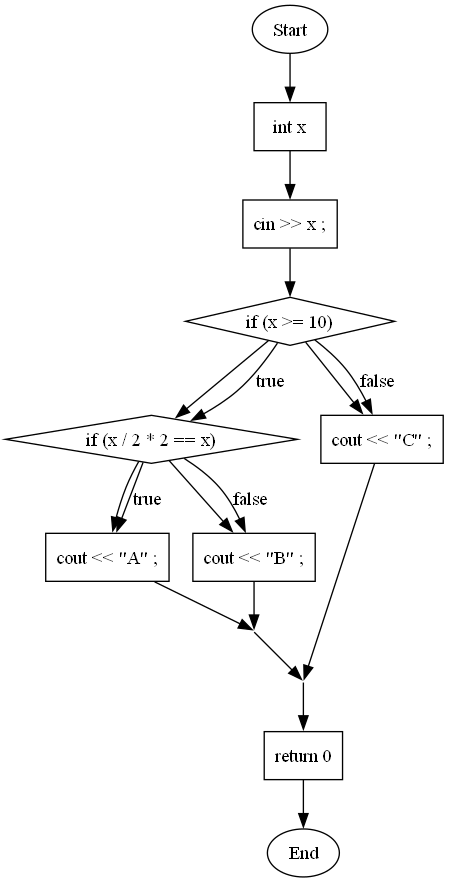

This figure's Python source:
# flowchart.py

import graphviz
from astnode import ASTNode

class FlowchartGenerator:
    def __init__(self):
        # Create a Graphviz Digraph; we’ll render as a PNG with top-to-bottom layout
        self.dot = graphviz.Digraph('flowchart', format='png')
        self.dot.attr(rankdir='TB')
        self.node_count = 0     # to generate unique node IDs like 'node1', 'node2', …
        self.last_node = None   # the ID of the most recently created node, so we know where to draw the next arrow from
        self.merge_stack = []   # stack of "invisible merge" node IDs for nested ifs

    def _new_node_id(self):
        self.node_count += 1
        return f'node{self.node_count}'

    def _formatter(self, node: ASTNode) -> str:
        """
        Return a human-readable label for each AST node type:
        - var_decl  → 'int x = 5'  or 'int x'
        - assign    → 'x = expr'
        - return    → 'return expr'
        - stmt      → raw statement text (e.g. 'cin >> x;')
        - if_stmt   → 'if (condition)'
        - while     → 'while (condition)'
        - for       → 'for (init; cond; update)'
        - do_while  → 'do … while'
        """
        if node.type == 'var_decl':
            # children = [ type_node, id_node, optional initializer ]
            var_type = node.children[0].value
            var_name = node.children[1].value
            if len(node.children) == 3:
                expr_str = self._expr_to_str(node.children[2])
                return f"{var_type} {var_name} = {expr_str}"
            return f"{var_type} {var_name}"

        elif node.type == 'assign':
            # children = [ id_node, expr_node ]
            var_name = node.children[0].value
            expr_str = self._expr_to_str(node.children[1])
            return f"{var_name} = {expr_str}"

        elif node.type == 'return_stmt':
            expr_str = self._expr_to_str(node.children[0])
            return f"return {expr_str}"

        elif node.type == 'stmt':
            # generic statement, e.g. 'cin >> x;'
            return node.value

        elif node.type == 'if_stmt':
            cond = self._expr_to_str(node.children[0])
            return f"if ({cond})"

        elif node.type == 'while':
            cond = self._expr_to_str(node.children[0])
            return f"while ({cond})"

        elif node.type == 'for':
            init = node.children[0]
            cond = node.children[1]
            upd = node.children[2]
            parts = []
            parts.append(self._formatter(init) if init else "")
            parts.append(self._expr_to_str(cond) if cond else "")
            parts.append(self._formatter(upd) if upd else "")
            return "for (" + "; ".join(parts) + ")"

        elif node.type == 'do_while':
            return "do … while"

        else:
            return str(node.type)

    def _expr_to_str(self, node: ASTNode) -> str:
        """
        Convert expression subtree into a single string.
        Recognizes: num, id, comparison, arith_expr, term.
        """
        if not node:
            return ""
        if node.type == 'num':
            return node.value
        elif node.type == 'id':
            return node.value
        elif node.type in ('comparison', 'arith_expr', 'term'):
            left = self._expr_to_str(node.children[0])
            right = self._expr_to_str(node.children[1])
            return f"{left} {node.value} {right}"
        else:
            return str(node.type)

    def generate(self, ast_root: ASTNode) -> graphviz.Digraph:
        """
        Given the root AST node (type='program'), build the entire Graphviz graph.
        1. Create a "Start" oval
        2. Walk the AST, creating boxes/diamonds and edges
        3. Create an "End" oval
        """
        # 1) Start oval
        start_id = self._new_node_id()
        self.dot.node(start_id, "Start", shape="oval")
        self.last_node = start_id

        # 2) Recursively process the AST
        self._process_node(ast_root)

        # 3) End oval
        end_id = self._new_node_id()
        self.dot.node(end_id, "End", shape="oval")
        if self.last_node:
            self.dot.edge(self.last_node, end_id)

        return self.dot

    def _make_invisible_merge(self) -> str:
        """
        Create an invisible point node so that multiple incoming edges visually merge
        rather than overlap. Return its node‐ID.
        """
        merge_id = self._new_node_id()
        self.dot.node(merge_id, "", shape="point", width="0.01", style="invis")
        return merge_id

    def _process_node(self, node: ASTNode):
        """
        Recursively walk the AST and create Graphviz nodes + edges:
          - var_decl, assign, return_stmt, stmt → a rectangle (box)
          - if_stmt → a diamond with two outgoing edges (true/false), plus an invisible merge
          - while, for, do_while → diamonds with loop‐back edges and a single false→merge
          - compound_stmt, function, program → just recurse into children
        """

        # 1) program / function / compound_stmt: just recurse over children
        if node.type in ('program', 'function', 'compound_stmt'):
            for child in (node.children or []):
                if child:
                    self._process_node(child)

        # 2) Basic “process” nodes:
        elif node.type in ('var_decl', 'assign', 'return_stmt', 'stmt'):
            box_id = self._new_node_id()
            label = self._formatter(node)
            self.dot.node(box_id, label, shape="box")
            if self.last_node:
                self.dot.edge(self.last_node, box_id)
            self.last_node = box_id

        # 3) IF statements
        elif node.type == 'if_stmt':
            decision_id = self._new_node_id()
            self.dot.node(decision_id, self._formatter(node), shape="diamond")
            if self.last_node:
                self.dot.edge(self.last_node, decision_id)

            # (a) THEN branch
            before_then = self.node_count
            self.last_node = decision_id
            self._process_node(node.children[1])  # then‐subtree
            then_end = self.last_node
            then_entry = f'node{before_then + 1}'

            # (b) ELSE branch?
            if len(node.children) == 3:
                before_else = self.node_count
                self.last_node = decision_id
                self._process_node(node.children[2])  # else‐subtree
                else_end = self.last_node
                else_entry = f'node{before_else + 1}'

                merge_id = self._make_invisible_merge()
                self.merge_stack.append(merge_id)

                self.dot.edge(then_end, merge_id)
                self.dot.edge(else_end, merge_id)
                self.dot.edge(decision_id, then_entry, label="true")
                self.dot.edge(decision_id, else_entry, label="false")

                self.last_node = merge_id

            else:
                # No ELSE: create or reuse a merge point
                reused = False
                if self.merge_stack and then_end == self.merge_stack[-1]:
                    merge_id = then_end
                    reused = True
                else:
                    merge_id = self._make_invisible_merge()
                    self.merge_stack.append(merge_id)

                if not reused:
                    self.dot.edge(then_end, merge_id)
                self.dot.edge(decision_id, then_entry, label="true")
                self.dot.edge(decision_id, mergerId, label="false")  # false → merge

                self.last_node = merge_id

        # 4) WHILE loops
        elif node.type == 'while':
            cond_id = self._new_node_id()
            self.dot.node(cond_id, self._formatter(node), shape="diamond")
            if self.last_node:
                self.dot.edge(self.last_node, cond_id)

            # Body: temporarily suppress auto-edge
            before_body = self.node_count
            self.last_node = None
            self._process_node(node.children[1])  # body
            body_end = self.last_node
            body_entry = f'node{before_body + 1}'

            self.dot.edge(cond_id, body_entry, label="true")
            self.dot.edge(body_end, cond_id)

            merge_id = self._make_invisible_merge()
            self.dot.edge(cond_id, merge_id, label="false")
            self.last_node = merge_id

        # 5) FOR loops
        elif node.type == 'for':
            # (a) init clause
            init_node = node.children[0]
            if init_node:
                self._process_node(init_node)

            # (b) condition diamond
            cond_id = self._new_node_id()
            cond_label = self._expr_to_str(node.children[1]) if node.children[1] else ""
            self.dot.node(cond_id, f"for_cond ({cond_label})", shape="diamond")
            if self.last_node:
                self.dot.edge(self.last_node, cond_id)

            # (c) body: suppress auto-edge
            before_body = self.node_count
            self.last_node = None
            self._process_node(node.children[3])
            body_end = self.last_node
            body_entry = f'node{before_body + 1}'

            self.dot.edge(cond_id, body_entry, label="true")

            # (d) update clause
            upd_node = node.children[2]
            if upd_node:
                upd_id = self._new_node_id()
                self.dot.node(upd_id, self._formatter(upd_node), shape="box")
                self.dot.edge(body_end, upd_id)
                self.dot.edge(upd_id, cond_id)
            else:
                self.dot.edge(body_end, cond_id)

            # (e) false → merge
            merge_id = self._make_invisible_merge()
            self.dot.edge(cond_id, merge_id, label="false")
            self.last_node = merge_id

        # 6) DO-WHILE loops
        elif node.type == 'do_while':
            before_body = self.node_count
            self._process_node(node.children[0])  # body
            body_end = self.last_node

            cond_id = self._new_node_id()
            cond_label = self._expr_to_str(node.children[1])
            self.dot.node(cond_id, f"while ({cond_label})", shape="diamond")
            self.dot.edge(body_end, cond_id)

            body_entry = f'node{before_body + 1}'
            self.dot.edge(cond_id, body_entry, label="true")

            merge_id = self._make_invisible_merge()
            self.dot.edge(cond_id, merge_id, label="false")
            self.last_node = merge_id

        # 7) ‘type’ and ‘main’ nodes are just structural—no visible shape
        elif node.type in ('type', 'main'):
            return

        # 8) Fallback: recurse on children
        else:
            for child in (node.children or []):
                if child:
                    self._process_node(child)
